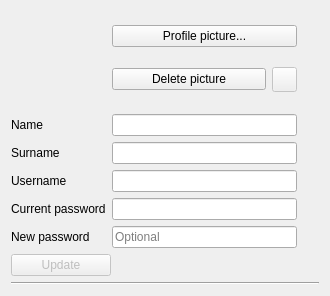
<?xml version="1.0" encoding="UTF-8"?>
<ui version="4.0">
 <class>SettingsWindow</class>
 <widget class="QDialog" name="SettingsWindow">
  <property name="geometry">
   <rect>
    <x>0</x>
    <y>0</y>
    <width>330</width>
    <height>296</height>
   </rect>
  </property>
  <property name="windowTitle">
   <string>Settings</string>
  </property>
  <property name="windowIcon">
   <iconset theme="emblem-system">
    <normaloff>../../../Prova</normaloff>../../../Prova</iconset>
  </property>
  <property name="layoutDirection">
   <enum>Qt::LeftToRight</enum>
  </property>
  <layout class="QVBoxLayout" name="verticalLayout">
   <item>
    <layout class="QGridLayout" name="gridLayout">
     <item row="2" column="1">
      <widget class="QLineEdit" name="SurnameEdit">
       <property name="cursor">
        <cursorShape>ArrowCursor</cursorShape>
       </property>
       <property name="readOnly">
        <bool>true</bool>
       </property>
      </widget>
     </item>
     <item row="3" column="0">
      <widget class="QLabel" name="UsernameLabel">
       <property name="text">
        <string>Username</string>
       </property>
      </widget>
     </item>
     <item row="1" column="1">
      <widget class="QLineEdit" name="NameEdit">
       <property name="cursor">
        <cursorShape>ArrowCursor</cursorShape>
       </property>
       <property name="readOnly">
        <bool>true</bool>
       </property>
      </widget>
     </item>
     <item row="1" column="0">
      <widget class="QLabel" name="NameLabel">
       <property name="text">
        <string>Name</string>
       </property>
      </widget>
     </item>
     <item row="4" column="0">
      <widget class="QLabel" name="CurrentPasswordLabel">
       <property name="text">
        <string>Current password</string>
       </property>
      </widget>
     </item>
     <item row="5" column="0">
      <widget class="QLabel" name="NewPasswordLabel">
       <property name="text">
        <string>New password</string>
       </property>
      </widget>
     </item>
     <item row="0" column="1">
      <layout class="QVBoxLayout" name="verticalLayout_2">
       <item>
        <widget class="QPushButton" name="ProfilePictureButton">
         <property name="text">
          <string>Profile picture...</string>
         </property>
         <property name="icon">
          <iconset theme="camera-photo">
           <normaloff>.</normaloff>.</iconset>
         </property>
        </widget>
       </item>
       <item>
        <layout class="QHBoxLayout" name="horizontalLayout">
         <item>
          <widget class="QPushButton" name="DeletePictureButton">
           <property name="enabled">
            <bool>true</bool>
           </property>
           <property name="sizePolicy">
            <sizepolicy hsizetype="Minimum" vsizetype="Fixed">
             <horstretch>0</horstretch>
             <verstretch>0</verstretch>
            </sizepolicy>
           </property>
           <property name="text">
            <string>Delete picture</string>
           </property>
           <property name="icon">
            <iconset theme="edit-delete">
             <normaloff>.</normaloff>.</iconset>
           </property>
          </widget>
         </item>
         <item>
          <widget class="QPushButton" name="UndoButton">
           <property name="enabled">
            <bool>false</bool>
           </property>
           <property name="maximumSize">
            <size>
             <width>25</width>
             <height>25</height>
            </size>
           </property>
           <property name="text">
            <string/>
           </property>
           <property name="icon">
            <iconset theme="edit-undo">
             <normaloff>.</normaloff>.</iconset>
           </property>
          </widget>
         </item>
        </layout>
       </item>
      </layout>
     </item>
     <item row="5" column="1">
      <widget class="QLineEdit" name="NewPasswordEdit">
       <property name="text">
        <string/>
       </property>
       <property name="echoMode">
        <enum>QLineEdit::Password</enum>
       </property>
       <property name="placeholderText">
        <string>Optional</string>
       </property>
      </widget>
     </item>
     <item row="2" column="0">
      <widget class="QLabel" name="SurnameLabel">
       <property name="text">
        <string>Surname</string>
       </property>
      </widget>
     </item>
     <item row="3" column="1">
      <widget class="QLineEdit" name="UsernameEdit">
       <property name="cursor">
        <cursorShape>ArrowCursor</cursorShape>
       </property>
       <property name="readOnly">
        <bool>true</bool>
       </property>
      </widget>
     </item>
     <item row="0" column="0">
      <widget class="QLabel" name="ProfilePicture">
       <property name="sizePolicy">
        <sizepolicy hsizetype="Preferred" vsizetype="Expanding">
         <horstretch>0</horstretch>
         <verstretch>0</verstretch>
        </sizepolicy>
       </property>
       <property name="text">
        <string/>
       </property>
       <property name="alignment">
        <set>Qt::AlignCenter</set>
       </property>
      </widget>
     </item>
     <item row="4" column="1">
      <widget class="QLineEdit" name="CurrentPasswordEdit">
       <property name="echoMode">
        <enum>QLineEdit::Password</enum>
       </property>
      </widget>
     </item>
     <item row="5" column="2">
      <widget class="QPushButton" name="InfoPassword">
       <property name="maximumSize">
        <size>
         <width>16</width>
         <height>16777215</height>
        </size>
       </property>
       <property name="cursor">
        <cursorShape>PointingHandCursor</cursorShape>
       </property>
       <property name="text">
        <string/>
       </property>
       <property name="icon">
        <iconset theme="dialog-question"/>
       </property>
       <property name="flat">
        <bool>true</bool>
       </property>
      </widget>
     </item>
    </layout>
   </item>
   <item>
    <widget class="QPushButton" name="UpdateButton">
     <property name="enabled">
      <bool>false</bool>
     </property>
     <property name="maximumSize">
      <size>
       <width>100</width>
       <height>25</height>
      </size>
     </property>
     <property name="layoutDirection">
      <enum>Qt::LeftToRight</enum>
     </property>
     <property name="text">
      <string>Update</string>
     </property>
     <property name="icon">
      <iconset theme="dialog-ok">
       <normaloff>.</normaloff>.</iconset>
     </property>
     <property name="default">
      <bool>true</bool>
     </property>
    </widget>
   </item>
   <item>
    <widget class="Line" name="line">
     <property name="orientation">
      <enum>Qt::Horizontal</enum>
     </property>
    </widget>
   </item>
  </layout>
 </widget>
 <tabstops>
  <tabstop>NameEdit</tabstop>
  <tabstop>SurnameEdit</tabstop>
  <tabstop>UsernameEdit</tabstop>
  <tabstop>CurrentPasswordEdit</tabstop>
  <tabstop>NewPasswordEdit</tabstop>
  <tabstop>ProfilePictureButton</tabstop>
  <tabstop>UpdateButton</tabstop>
 </tabstops>
 <resources/>
 <connections/>
</ui>
